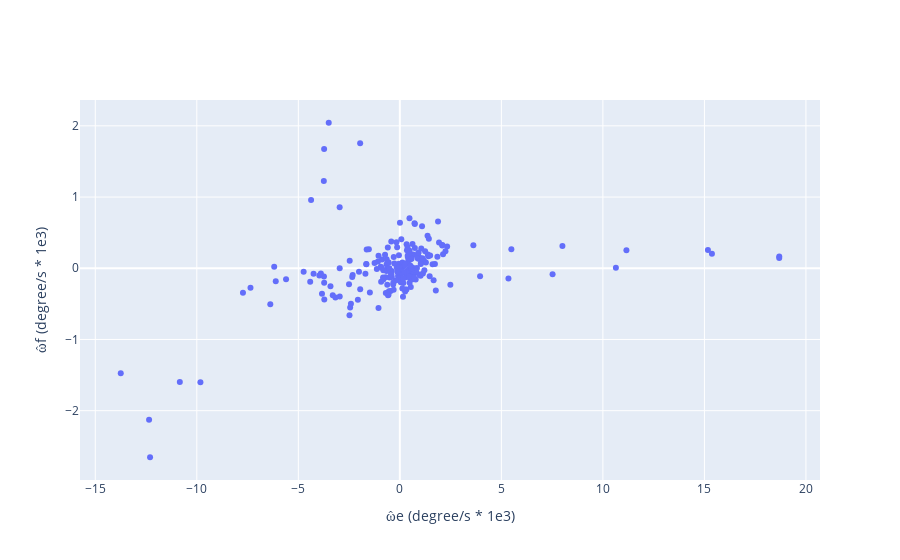

Write notebook code for a chart like this one.
### Code cell
f3 = go.Figure(go.Scatter(x = np.diff(chase_df.loc[:,'error_theta']), y = omega_hat[3:-3], mode = 'markers'))
f3.update_layout(
        xaxis_title="ω̂e (degree/s * 1e3)",
        yaxis_title="ω̂f (degree/s * 1e3)"
    )
f3

### Figure 1 — Plotly figure (JSON) as saved in the notebook; plotly's stock layout.template omitted (floating-point values rounded to 4 significant figures; data arrays with more than 128 entries replaced by an {"elided": "..."} marker saying what was removed)
{"data": [{"mode": "markers", "type": "scatter", "x": {"elided": "219 float values"}, "y": {"elided": "212 float values"}}], "layout": {"xaxis": {"title": {"text": "ω̂e (degree/s * 1e3)"}}, "yaxis": {"title": {"text": "ω̂f (degree/s * 1e3)"}}}}
